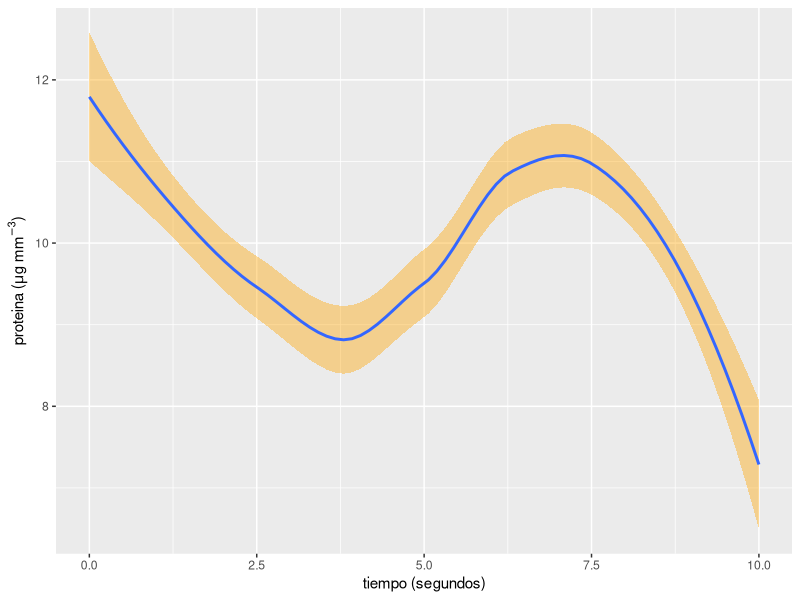

R code for this plot:
## ---- chunk 1
#| title: graf-1
#| echo: false

suppressPackageStartupMessages(library(tidyverse))
library(ggplot2)

datos <- tibble(x = seq(0, 10, 0.1)) %>% 
  mutate(y = sin(x) + cos(x) + 10 + rnorm(length(x)))

ggplot(datos, aes(x = x, y = y)) +
  geom_smooth(fill = "orange") +
  xlab(label = "tiempo (segundos)") +
  ylab(label = expression(paste("proteina (", mu, "g ", mm^-3,")")))
